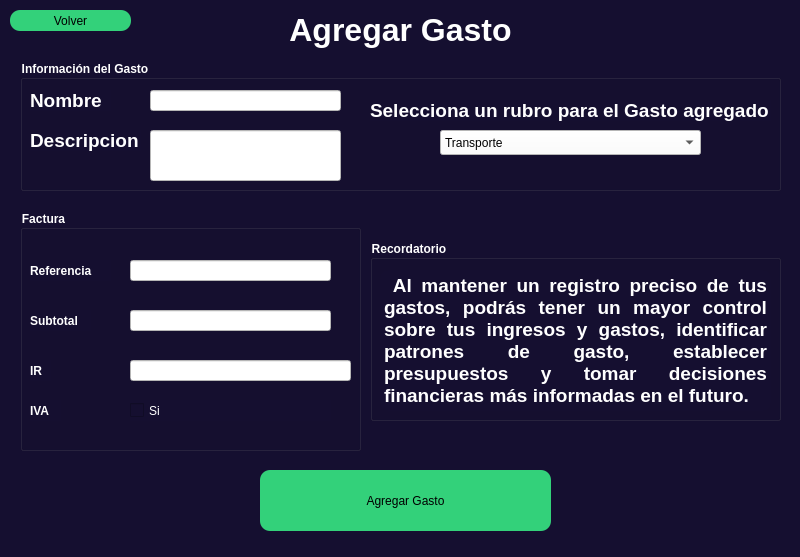
<?xml version="1.0" encoding="UTF-8"?>
<ui version="4.0">
 <class>AgregarGasto</class>
 <widget class="QMainWindow" name="AgregarGasto">
  <property name="geometry">
   <rect>
    <x>0</x>
    <y>0</y>
    <width>800</width>
    <height>557</height>
   </rect>
  </property>
  <property name="windowTitle">
   <string>MainWindow</string>
  </property>
  <property name="styleSheet">
   <string notr="true">background-color: rgb(21, 15, 48);</string>
  </property>
  <widget class="QWidget" name="centralwidget">
   <widget class="QLabel" name="label">
    <property name="geometry">
     <rect>
      <x>0</x>
      <y>10</y>
      <width>801</width>
      <height>41</height>
     </rect>
    </property>
    <property name="font">
     <font>
      <pointsize>24</pointsize>
      <weight>75</weight>
      <bold>true</bold>
     </font>
    </property>
    <property name="styleSheet">
     <string notr="true">color: rgb(255, 255, 255);</string>
    </property>
    <property name="text">
     <string>&lt;html&gt;&lt;head/&gt;&lt;body&gt;&lt;p align=&quot;center&quot;&gt;&lt;span style=&quot; color:#ffffff;&quot;&gt;Agregar Gasto&lt;/span&gt;&lt;/p&gt;&lt;/body&gt;&lt;/html&gt;</string>
    </property>
   </widget>
   <widget class="QLineEdit" name="lineEdit">
    <property name="geometry">
     <rect>
      <x>150</x>
      <y>90</y>
      <width>191</width>
      <height>21</height>
     </rect>
    </property>
    <property name="styleSheet">
     <string notr="true">background-color: rgb(255, 255, 255);</string>
    </property>
    <property name="text">
     <string/>
    </property>
   </widget>
   <widget class="QLabel" name="label_2">
    <property name="geometry">
     <rect>
      <x>30</x>
      <y>90</y>
      <width>81</width>
      <height>21</height>
     </rect>
    </property>
    <property name="font">
     <font>
      <pointsize>14</pointsize>
      <weight>75</weight>
      <bold>true</bold>
     </font>
    </property>
    <property name="styleSheet">
     <string notr="true">color: rgb(255, 255, 255);</string>
    </property>
    <property name="text">
     <string>Nombre</string>
    </property>
   </widget>
   <widget class="QLabel" name="label_3">
    <property name="geometry">
     <rect>
      <x>30</x>
      <y>130</y>
      <width>111</width>
      <height>21</height>
     </rect>
    </property>
    <property name="font">
     <font>
      <pointsize>14</pointsize>
      <weight>75</weight>
      <bold>true</bold>
     </font>
    </property>
    <property name="styleSheet">
     <string notr="true">color: rgb(255, 255, 255);</string>
    </property>
    <property name="text">
     <string>Descripcion</string>
    </property>
   </widget>
   <widget class="QLineEdit" name="lineEdit_2">
    <property name="geometry">
     <rect>
      <x>150</x>
      <y>130</y>
      <width>191</width>
      <height>51</height>
     </rect>
    </property>
    <property name="styleSheet">
     <string notr="true">background-color: rgb(255, 255, 255);</string>
    </property>
    <property name="text">
     <string/>
    </property>
   </widget>
   <widget class="QGroupBox" name="groupBox_2">
    <property name="geometry">
     <rect>
      <x>20</x>
      <y>210</y>
      <width>341</width>
      <height>241</height>
     </rect>
    </property>
    <property name="font">
     <font>
      <weight>75</weight>
      <bold>true</bold>
     </font>
    </property>
    <property name="styleSheet">
     <string notr="true">color: rgb(255, 255, 255);</string>
    </property>
    <property name="title">
     <string>Factura</string>
    </property>
    <widget class="QLabel" name="label_4">
     <property name="geometry">
      <rect>
       <x>10</x>
       <y>50</y>
       <width>81</width>
       <height>21</height>
      </rect>
     </property>
     <property name="font">
      <font>
       <weight>75</weight>
       <bold>true</bold>
      </font>
     </property>
     <property name="text">
      <string>Referencia</string>
     </property>
    </widget>
    <widget class="QLabel" name="label_5">
     <property name="geometry">
      <rect>
       <x>10</x>
       <y>100</y>
       <width>61</width>
       <height>21</height>
      </rect>
     </property>
     <property name="font">
      <font>
       <weight>75</weight>
       <bold>true</bold>
      </font>
     </property>
     <property name="text">
      <string>Subtotal</string>
     </property>
    </widget>
    <widget class="QLabel" name="label_7">
     <property name="geometry">
      <rect>
       <x>10</x>
       <y>150</y>
       <width>21</width>
       <height>21</height>
      </rect>
     </property>
     <property name="font">
      <font>
       <weight>75</weight>
       <bold>true</bold>
      </font>
     </property>
     <property name="text">
      <string>IR</string>
     </property>
    </widget>
    <widget class="QLineEdit" name="lineEdit_3">
     <property name="geometry">
      <rect>
       <x>110</x>
       <y>50</y>
       <width>201</width>
       <height>21</height>
      </rect>
     </property>
     <property name="styleSheet">
      <string notr="true">background-color: rgb(255, 255, 255);</string>
     </property>
     <property name="text">
      <string/>
     </property>
    </widget>
    <widget class="QLineEdit" name="lineEdit_4">
     <property name="geometry">
      <rect>
       <x>110</x>
       <y>100</y>
       <width>201</width>
       <height>21</height>
      </rect>
     </property>
     <property name="styleSheet">
      <string notr="true">background-color: rgb(255, 255, 255);</string>
     </property>
     <property name="text">
      <string/>
     </property>
    </widget>
    <widget class="QLineEdit" name="lineEdit_5">
     <property name="geometry">
      <rect>
       <x>110</x>
       <y>150</y>
       <width>221</width>
       <height>21</height>
      </rect>
     </property>
     <property name="styleSheet">
      <string notr="true">background-color: rgb(255, 255, 255);</string>
     </property>
     <property name="text">
      <string/>
     </property>
    </widget>
    <widget class="QCheckBox" name="checkBox">
     <property name="geometry">
      <rect>
       <x>110</x>
       <y>190</y>
       <width>201</width>
       <height>21</height>
      </rect>
     </property>
     <property name="text">
      <string>Si</string>
     </property>
    </widget>
    <widget class="QLabel" name="label_8">
     <property name="geometry">
      <rect>
       <x>10</x>
       <y>190</y>
       <width>31</width>
       <height>21</height>
      </rect>
     </property>
     <property name="font">
      <font>
       <weight>75</weight>
       <bold>true</bold>
      </font>
     </property>
     <property name="text">
      <string>IVA</string>
     </property>
    </widget>
   </widget>
   <widget class="QPushButton" name="pushButton_3">
    <property name="geometry">
     <rect>
      <x>260</x>
      <y>470</y>
      <width>291</width>
      <height>61</height>
     </rect>
    </property>
    <property name="styleSheet">
     <string notr="true">font: 75 11pt &quot;Ubuntu Bold&quot;;
background-color: rgb(51, 209, 122);
border-radius: 10px;</string>
    </property>
    <property name="text">
     <string>Agregar Gasto</string>
    </property>
   </widget>
   <widget class="QPushButton" name="pushButton_4">
    <property name="geometry">
     <rect>
      <x>10</x>
      <y>10</y>
      <width>121</width>
      <height>21</height>
     </rect>
    </property>
    <property name="styleSheet">
     <string notr="true">font: 75 11pt &quot;Ubuntu Bold&quot;;
background-color: rgb(51, 209, 122);
border-radius: 10px;</string>
    </property>
    <property name="text">
     <string>Volver</string>
    </property>
   </widget>
   <widget class="QGroupBox" name="groupBox_4">
    <property name="geometry">
     <rect>
      <x>20</x>
      <y>60</y>
      <width>761</width>
      <height>131</height>
     </rect>
    </property>
    <property name="font">
     <font>
      <weight>75</weight>
      <bold>true</bold>
     </font>
    </property>
    <property name="styleSheet">
     <string notr="true">color: rgb(255, 255, 255);</string>
    </property>
    <property name="title">
     <string>Información del Gasto</string>
    </property>
    <widget class="QLabel" name="label_6">
     <property name="geometry">
      <rect>
       <x>350</x>
       <y>40</y>
       <width>401</width>
       <height>21</height>
      </rect>
     </property>
     <property name="font">
      <font>
       <pointsize>14</pointsize>
       <weight>75</weight>
       <bold>true</bold>
      </font>
     </property>
     <property name="styleSheet">
      <string notr="true">color: rgb(255, 255, 255);</string>
     </property>
     <property name="text">
      <string>Selecciona un rubro para el Gasto agregado</string>
     </property>
    </widget>
    <widget class="QComboBox" name="comboBox_2">
     <property name="geometry">
      <rect>
       <x>420</x>
       <y>70</y>
       <width>261</width>
       <height>25</height>
      </rect>
     </property>
     <property name="styleSheet">
      <string notr="true">background-color: rgb(255, 255, 255);
color:rgb(0, 0, 0);</string>
     </property>
     <item>
      <property name="text">
       <string>Transporte</string>
      </property>
     </item>
     <item>
      <property name="text">
       <string>Tecnología</string>
      </property>
     </item>
     <item>
      <property name="text">
       <string>Materiales</string>
      </property>
     </item>
    </widget>
   </widget>
   <widget class="QLabel" name="label_9">
    <property name="geometry">
     <rect>
      <x>220</x>
      <y>10</y>
      <width>51</width>
      <height>51</height>
     </rect>
    </property>
    <property name="font">
     <font>
      <pointsize>24</pointsize>
      <weight>75</weight>
      <bold>true</bold>
     </font>
    </property>
    <property name="styleSheet">
     <string notr="true">border-image: url(:/regresar/Downloads/buscar.png);</string>
    </property>
    <property name="text">
     <string/>
    </property>
   </widget>
   <widget class="QGroupBox" name="groupBox_5">
    <property name="geometry">
     <rect>
      <x>370</x>
      <y>240</y>
      <width>411</width>
      <height>181</height>
     </rect>
    </property>
    <property name="font">
     <font>
      <weight>75</weight>
      <bold>true</bold>
     </font>
    </property>
    <property name="styleSheet">
     <string notr="true">color: rgb(255, 255, 255);</string>
    </property>
    <property name="title">
     <string>Recordatorio</string>
    </property>
    <widget class="QTextBrowser" name="textBrowser">
     <property name="geometry">
      <rect>
       <x>10</x>
       <y>30</y>
       <width>391</width>
       <height>141</height>
      </rect>
     </property>
     <property name="styleSheet">
      <string notr="true">background-color: rgb(21, 15, 48);
border-radius: 10px;</string>
     </property>
     <property name="html">
      <string>&lt;!DOCTYPE HTML PUBLIC &quot;-//W3C//DTD HTML 4.0//EN&quot; &quot;http://www.w3.org/TR/REC-html40/strict.dtd&quot;&gt;
&lt;html&gt;&lt;head&gt;&lt;meta name=&quot;qrichtext&quot; content=&quot;1&quot; /&gt;&lt;style type=&quot;text/css&quot;&gt;
p, li { white-space: pre-wrap; }
&lt;/style&gt;&lt;/head&gt;&lt;body style=&quot; font-family:'Ubuntu'; font-size:11pt; font-weight:400; font-style:normal;&quot;&gt;
&lt;p align=&quot;justify&quot; style=&quot; margin-top:0px; margin-bottom:0px; margin-left:0px; margin-right:0px; -qt-block-indent:0; text-indent:0px;&quot;&gt;&lt;span style=&quot; font-size:14pt; font-weight:600; color:#ffffff;&quot;&gt; Al mantener un registro preciso de tus gastos, podrás tener un mayor control sobre tus ingresos y gastos, identificar patrones de gasto, establecer presupuestos y tomar decisiones financieras más informadas en el futuro.&lt;/span&gt;&lt;/p&gt;&lt;/body&gt;&lt;/html&gt;</string>
     </property>
    </widget>
   </widget>
   <zorder>groupBox_4</zorder>
   <zorder>label</zorder>
   <zorder>lineEdit</zorder>
   <zorder>label_2</zorder>
   <zorder>label_3</zorder>
   <zorder>lineEdit_2</zorder>
   <zorder>groupBox_2</zorder>
   <zorder>pushButton_3</zorder>
   <zorder>pushButton_4</zorder>
   <zorder>groupBox_5</zorder>
   <zorder>label_9</zorder>
  </widget>
  <widget class="QMenuBar" name="menubar">
   <property name="geometry">
    <rect>
     <x>0</x>
     <y>0</y>
     <width>800</width>
     <height>22</height>
    </rect>
   </property>
  </widget>
  <widget class="QStatusBar" name="statusbar"/>
 </widget>
 <resources>
  <include location="../../CambiarContra.qrc"/>
 </resources>
 <connections/>
</ui>
